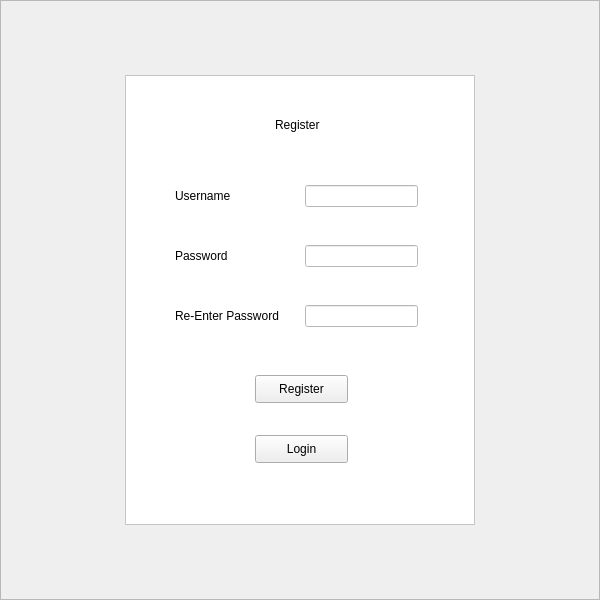
<?xml version="1.0" encoding="UTF-8"?>
<ui version="4.0">
 <class>RegistertionForm</class>
 <widget class="QWidget" name="RegistertionForm">
  <property name="geometry">
   <rect>
    <x>0</x>
    <y>0</y>
    <width>600</width>
    <height>600</height>
   </rect>
  </property>
  <property name="windowTitle">
   <string>Form</string>
  </property>
  <layout class="QHBoxLayout" name="horizontalLayout">
   <property name="spacing">
    <number>7</number>
   </property>
   <property name="leftMargin">
    <number>0</number>
   </property>
   <property name="topMargin">
    <number>0</number>
   </property>
   <property name="rightMargin">
    <number>0</number>
   </property>
   <property name="bottomMargin">
    <number>0</number>
   </property>
   <item>
    <widget class="QFrame" name="frame_2">
     <property name="styleSheet">
      <string notr="true">#frame_2{
background-image: url(:/ing/LoginPageImg.png);
background-repeat :no-repeat;
background-position: center;
}
</string>
     </property>
     <property name="frameShape">
      <enum>QFrame::StyledPanel</enum>
     </property>
     <property name="frameShadow">
      <enum>QFrame::Raised</enum>
     </property>
     <layout class="QHBoxLayout" name="horizontalLayout_2">
      <item>
       <widget class="QFrame" name="frame">
        <property name="maximumSize">
         <size>
          <width>350</width>
          <height>450</height>
         </size>
        </property>
        <property name="styleSheet">
         <string notr="true">background-color: rgb(255, 255, 255);</string>
        </property>
        <property name="frameShape">
         <enum>QFrame::StyledPanel</enum>
        </property>
        <property name="frameShadow">
         <enum>QFrame::Raised</enum>
        </property>
        <widget class="QLabel" name="label">
         <property name="geometry">
          <rect>
           <x>50</x>
           <y>100</y>
           <width>81</width>
           <height>41</height>
          </rect>
         </property>
         <property name="text">
          <string>Username</string>
         </property>
        </widget>
        <widget class="QLineEdit" name="UsernameEnter">
         <property name="geometry">
          <rect>
           <x>180</x>
           <y>110</y>
           <width>113</width>
           <height>22</height>
          </rect>
         </property>
         <property name="styleSheet">
          <string notr="true">background-color: rgb(255, 255, 255);</string>
         </property>
        </widget>
        <widget class="QLabel" name="label_2">
         <property name="geometry">
          <rect>
           <x>50</x>
           <y>160</y>
           <width>81</width>
           <height>41</height>
          </rect>
         </property>
         <property name="text">
          <string>Password</string>
         </property>
        </widget>
        <widget class="QLabel" name="label_3">
         <property name="geometry">
          <rect>
           <x>50</x>
           <y>220</y>
           <width>131</width>
           <height>41</height>
          </rect>
         </property>
         <property name="text">
          <string>Re-Enter Password</string>
         </property>
        </widget>
        <widget class="QLineEdit" name="PasswordEnter">
         <property name="geometry">
          <rect>
           <x>180</x>
           <y>170</y>
           <width>113</width>
           <height>22</height>
          </rect>
         </property>
         <property name="styleSheet">
          <string notr="true">background-color: rgb(255, 255, 255);</string>
         </property>
        </widget>
        <widget class="QLineEdit" name="PasswordReEnter">
         <property name="geometry">
          <rect>
           <x>180</x>
           <y>230</y>
           <width>113</width>
           <height>22</height>
          </rect>
         </property>
         <property name="styleSheet">
          <string notr="true">background-color: rgb(255, 255, 255);</string>
         </property>
        </widget>
        <widget class="QPushButton" name="Sigup">
         <property name="geometry">
          <rect>
           <x>130</x>
           <y>300</y>
           <width>93</width>
           <height>28</height>
          </rect>
         </property>
         <property name="styleSheet">
          <string notr="true">QPushButton{
background:none;
}

QPushButton:hover{
	color: rgb(255, 255, 255);
	background-color: rgb(0, 0, 0);
}</string>
         </property>
         <property name="text">
          <string>Register</string>
         </property>
        </widget>
        <widget class="QPushButton" name="GoLogin">
         <property name="geometry">
          <rect>
           <x>130</x>
           <y>360</y>
           <width>93</width>
           <height>28</height>
          </rect>
         </property>
         <property name="styleSheet">
          <string notr="true">QPushButton{
background:none;
}

QPushButton:hover{
	color: rgb(255, 255, 255);
	background-color: rgb(0, 0, 0);
}</string>
         </property>
         <property name="text">
          <string>Login</string>
         </property>
        </widget>
        <widget class="QLabel" name="WrongPass">
         <property name="geometry">
          <rect>
           <x>180</x>
           <y>260</y>
           <width>63</width>
           <height>20</height>
          </rect>
         </property>
         <property name="styleSheet">
          <string notr="true">color: rgb(255, 0, 0);</string>
         </property>
         <property name="text">
          <string/>
         </property>
        </widget>
        <widget class="QToolButton" name="toolButton">
         <property name="geometry">
          <rect>
           <x>305</x>
           <y>230</y>
           <width>24</width>
           <height>24</height>
          </rect>
         </property>
         <property name="styleSheet">
          <string notr="true">background:none;
qproperty-icon:url(:/ing/pngwing.com.png);
qproperty-iconSize: 35px 35px;
border: 0px solid</string>
         </property>
         <property name="text">
          <string/>
         </property>
        </widget>
        <widget class="QLabel" name="label_4">
         <property name="geometry">
          <rect>
           <x>150</x>
           <y>40</y>
           <width>63</width>
           <height>20</height>
          </rect>
         </property>
         <property name="text">
          <string>Register</string>
         </property>
        </widget>
       </widget>
      </item>
     </layout>
    </widget>
   </item>
  </layout>
 </widget>
 <resources/>
 <connections/>
</ui>
